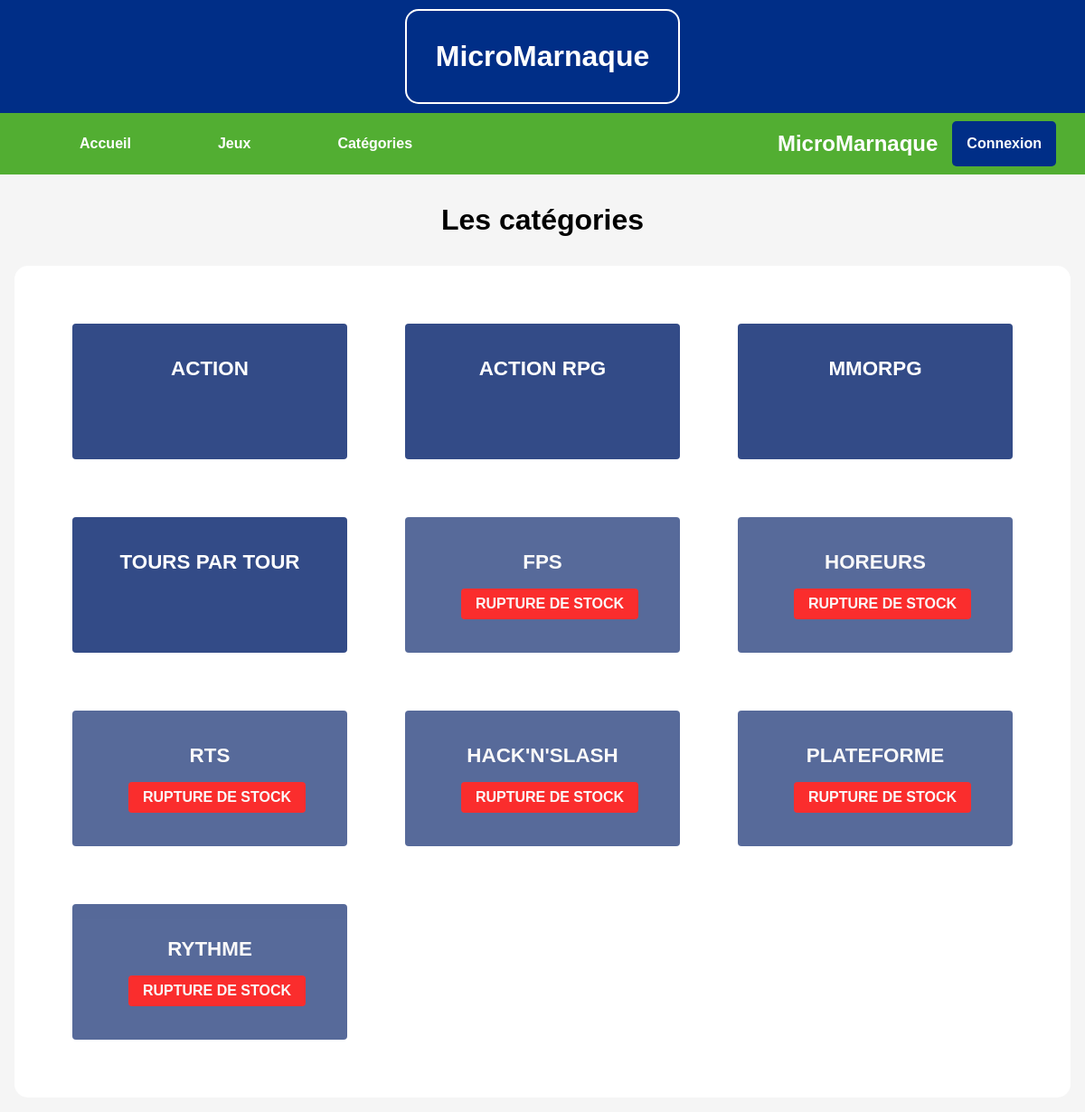
Page /categories/ on the committed database.
### appliprojet/models.py (models this page shows)
class Categorie(models.Model):
    id_categorie = models.AutoField(primary_key=True)
    nom = models.CharField(max_length=50, verbose_name='Nom de la catégorie')
    def __str__(self):
        return self.nom

### appliprojet/views.py (the view)
# urls.py: path('categories/', views.categories),
def categories(request):
    categories = Categorie.objects.all()
    posseder = Posseder.objects.all()
    for categorie in categories:
        categorie.jeux = []
        for poss in posseder:
            if poss.categorie == categorie:
                categorie.jeux.append(poss.jeux)
    return render(request, 'appliprojet/categories.html', {'categories': categories})

### appliprojet/templates/appliprojet/categories.html
{% extends 'appliprojet/layout.html' %}
{% block contenu %}
<h2 class="title__section">
    Les catégories
</h2>
    <ul class="app__grid app__grid__categ">
        {% for categ in categories %}
            <li>
                <a href="/categories/{{ categ.id_categorie}}/jeux" {% if categ.jeux|length == 0 %} class="rupture"
                   {%endif%}>
                    {{ categ }}
                    {% if categ.jeux|length == 0 %}
                        <span class="rupture">
                            RUPTURE DE STOCK
                        </span>
                    {% else %}
                        <span>
                            Découvrir les {{ categ.jeux|length }} jeux
                        </span>
                    {% endif %}
                </a>
            </li>
        {% endfor %}
    </ul>
{% endblock %}

### appliprojet/static/appliprojet/css/main.css (style rules this page uses)
html, body { background-color: whitesmoke; padding: 0; margin: 0; font-family: "Verdana", sans-serif; }
.app__grid, .app__grid__slider { list-style-type: none; display: grid; grid-template-columns: repeat(3, 1fr); grid-gap: 4rem; padding: 4rem; margin: 1rem; background-color: white; border-radius: 15px; box-sizing: border-box; }
.app__grid li, .app__grid > a, .app__grid__slider li, .app__grid__slider > a { height: 250px; display: flex; justify-content: center; align-items: flex-end; text-decoration: none; background-color: #e6e4e4; border-radius: 5px; position: relative; transition: all 0.2s ease-in-out; }
.app__grid__categ li, .app__grid__slider__categ li { height: 150px; display: flex; justify-content: center; align-items: flex-end; text-decoration: none; background-color: #e6e4e4; border-radius: 5px; position: relative; transition: all 0.2s ease-in-out; }
.app__grid__categ li a, .app__grid__slider__categ li a { width: 100%; font-size: 1.4rem; text-transform: uppercase; text-decoration: none; font-weight: bold; box-sizing: border-box; color: white; background-color: rgba(38, 64, 128, 0.93); padding: 1rem 2rem; z-index: 2; height: 100%; font-family: sans-serif; margin-bottom: 0; border-radius: 4px; position: relative; display: flex; flex-direction: column; justify-content: center; align-items: center; cursor: pointer; }
.app__grid__categ li a span, .app__grid__slider__categ li a span { font-size: 1rem; transition: all 0.2s ease-in-out; color: white; background-color: #d98929; padding: 0.5rem 1rem; font-family: sans-serif; margin-top: 1rem; opacity: 0; visibility: hidden; transform: translateY(20px); z-index: 2; margin-bottom: 0; border-radius: 4px; position: relative; font-weight: bold; margin-left: 1rem; }
.app__grid a.rupture, .app__grid__slider a.rupture { cursor: not-allowed; pointer-events: none; opacity: 0.8; }
.app__grid a.rupture .rupture, .app__grid__slider a.rupture .rupture { background-color: red; opacity: 1; visibility: visible; transform: translateY(0); }
.title__section { margin: 2rem 0; font-size: 2rem; text-align: center; }

### rows in the picture
Categorie: nom "ACTION"
Categorie: nom "ACTION RPG"
Categorie: nom "MMORPG"
Categorie: nom "TOURS PAR TOUR"
Categorie: nom "FPS", shows "RUPTURE DE STOCK"
Categorie: nom "HOREURS", shows "RUPTURE DE STOCK"
Categorie: nom "RTS", shows "RUPTURE DE STOCK"
Categorie: nom "HACK'N'SLASH", shows "RUPTURE DE STOCK"
Categorie: nom "PLATEFORME", shows "RUPTURE DE STOCK"
Categorie: nom "RYTHME", shows "RUPTURE DE STOCK"
